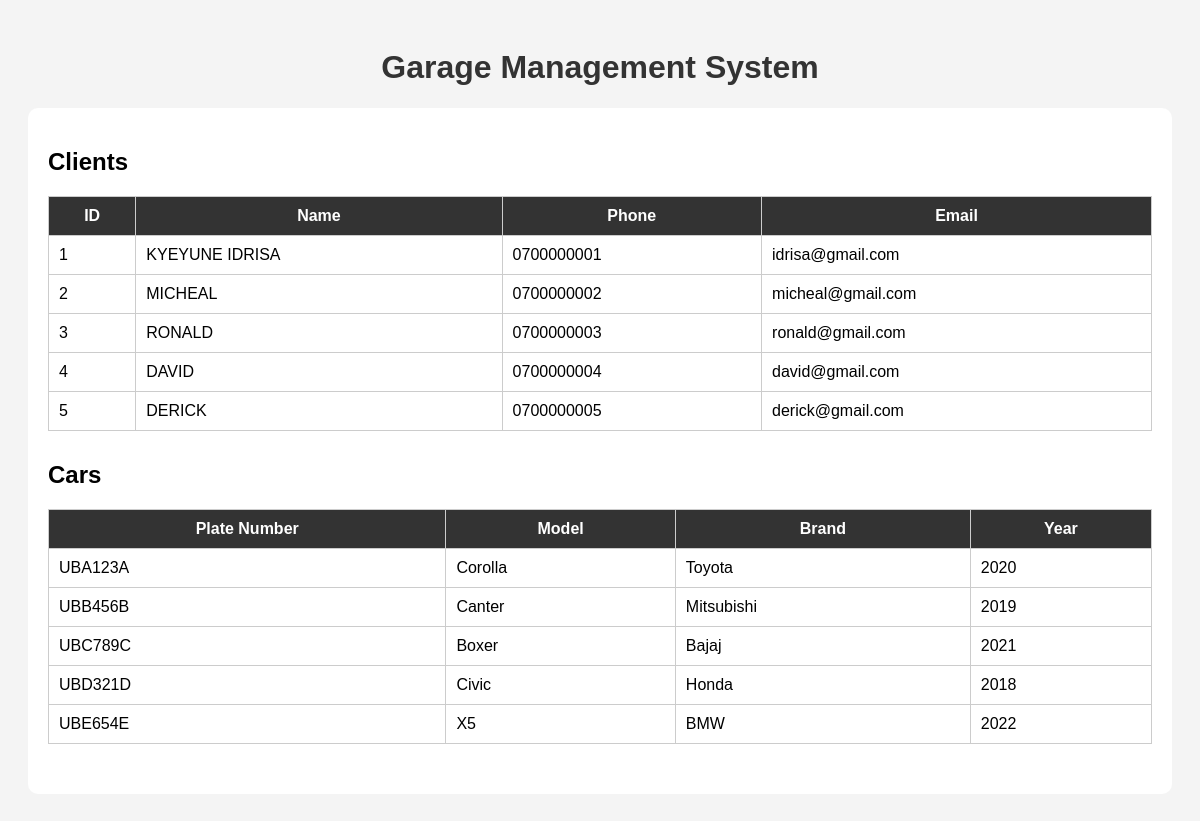
The page / on the database its author committed.
### tables this page shows
CREATE TABLE `clients` (
  `client_id` int(11) NOT NULL,
  `client_name` varchar(100) NOT NULL,
  `phone` varchar(20) DEFAULT NULL,
  `email` varchar(100) DEFAULT NULL,
  `address` varchar(150) DEFAULT NULL
);

CREATE TABLE `cars` (
  `car_id` int(11) NOT NULL,
  `client_id` int(11) DEFAULT NULL,
  `plate_number` varchar(20) NOT NULL,
  `vehicle_type` varchar(50) DEFAULT NULL,
  `model` varchar(50) DEFAULT NULL,
  `brand` varchar(50) DEFAULT NULL,
  `manufacture_year` year(4) DEFAULT NULL
);

### index.php (the view, shortened to what this page needs)
<?php include 'db_connect.php'; ?>
<!DOCTYPE html>
<html>
<head>
    <link rel="stylesheet" href="style.css">
</head>
<body>
<h1>Garage Management System</h1>
<div class="container">
    <h2>Clients</h2>
    <table>
        <tr>
            <th>ID</th>
            <th>Name</th>
            <th>Phone</th>
            <th>Email</th>
        </tr>
        <?php
        $clients = mysqli_query($conn, "SELECT * FROM clients");
        while($row = mysqli_fetch_assoc($clients)) {
            echo "<tr>
                    <td>{$row['client_id']}</td>
                    <td>{$row['client_name']}</td>
                    <td>{$row['phone']}</td>
                    <td>{$row['email']}</td>
                  </tr>";
        }
        ?>
    </table>
    <h2>Cars</h2>
    <table>
        <tr>
            <th>Plate Number</th>
            <th>Model</th>
            <th>Brand</th>
            <th>Year</th>
        </tr>
        <?php
        $cars = mysqli_query($conn, "SELECT * FROM cars");
        while($row = mysqli_fetch_assoc($cars)) {
            echo "<tr>
                    <td>{$row['plate_number']}</td>
                    <td>{$row['model']}</td>
                    <td>{$row['brand']}</td>
                    <td>{$row['manufacture_year']}</td>
                  </tr>";
        }
        ?>
    </table>
</div>
</body>
</html>

### style.css (style rules this page uses)
body { font-family: Arial; background:#f4f4f4; padding:20px; }
h1 { text-align:center; color:#333; }
.container { background:white; padding:20px; border-radius:10px; }
table { width:100%; border-collapse:collapse; margin-bottom:30px; }
table, th, td { border:1px solid #ccc; }
th { background:#333; color:white; padding:10px; }
td { padding:10px; }

### rows shown on the page
clients: client_id "1", client_name "KYEYUNE IDRISA", phone "0700000001", email "idrisa@gmail.com"
clients: client_id "2", client_name "MICHEAL", phone "0700000002", email "micheal@gmail.com"
clients: client_id "3", client_name "RONALD", phone "0700000003", email "ronald@gmail.com"
clients: client_id "4", client_name "DAVID", phone "0700000004", email "david@gmail.com"
clients: client_id "5", client_name "DERICK", phone "0700000005", email "derick@gmail.com"
cars: plate_number "UBA123A", model "Corolla", brand "Toyota", manufacture_year "2020"
cars: plate_number "UBB456B", model "Canter", brand "Mitsubishi", manufacture_year "2019"
cars: plate_number "UBC789C", model "Boxer", brand "Bajaj", manufacture_year "2021"
cars: plate_number "UBD321D", model "Civic", brand "Honda", manufacture_year "2018"
cars: plate_number "UBE654E", model "X5", brand "BMW", manufacture_year "2022"
